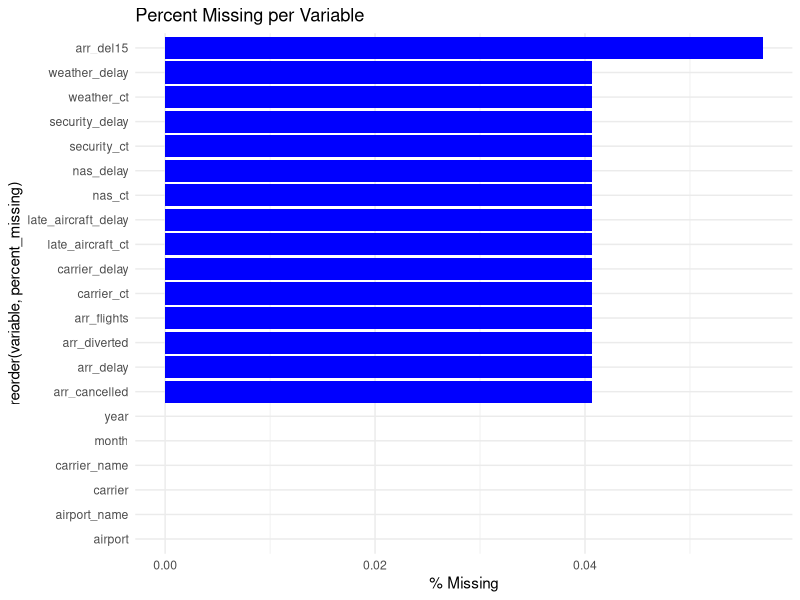

Generate this figure with R:
## ---- chunk 1
library(tidyverse)

df <- read_csv("Airline_Delay_Cause.csv")
colSums(is.na(df)) |> 
  sort(decreasing = TRUE)
df 
## ---- chunk 2
missing_percent <- df |>
  summarise(across(everything(), ~ mean(is.na(.))*100)) |>
  pivot_longer(everything(),
               names_to = "variable",
               values_to = "percent_missing")

ggplot(missing_percent, aes(x = reorder(variable, percent_missing), y = percent_missing)) +
  geom_col(fill = "blue") +
  coord_flip() +
  theme_minimal() +
  labs(
    title = "Percent Missing per Variable",
    y = "% Missing"
  )

